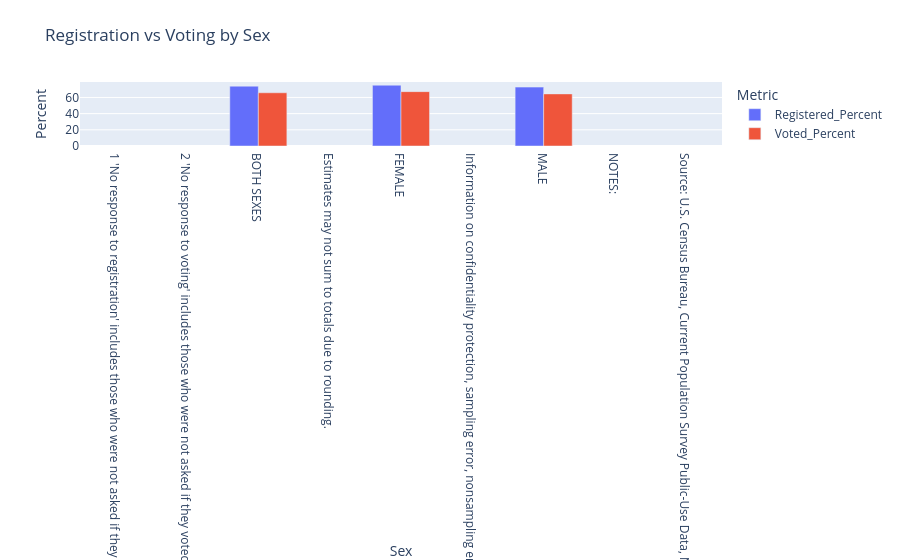

Notebook source saved alongside this figure:
### Code cell
sex_summary = (
    vote2024_fixed
    .groupby('Sex')[['Registered_Percent', 'Voted_Percent']]
    .mean()
    .reset_index()
)

fig = px.bar(
    sex_summary,
    x='Sex',
    y=['Registered_Percent', 'Voted_Percent'],
    barmode='group',
    title='Registration vs Voting by Sex',
    labels={'value': 'Percent', 'variable': 'Metric'}
)

fig.show()

### Figure 1 — Plotly figure (JSON) as saved in the notebook; plotly's stock layout.template omitted (floating-point values rounded to 4 significant figures)
{"data": [{"alignmentgroup": "True", "hovertemplate": "Metric=Registered_Percent<br>Sex=%{x}<br>Percent=%{y}<extra></extra>", "legendgroup": "Registered_Percent", "marker": {"color": "#636efa", "pattern": {"shape": ""}}, "name": "Registered_Percent", "offsetgroup": "Registered_Percent", "orientation": "v", "showlegend": true, "textposition": "auto", "type": "bar", "x": ["1 'No response to registration' includes those who were not asked if they were registered as well as those who responded 'Don't Know,' and 'Refused.'", "2 'No response to voting' includes those who were not asked if they voted as well as those who responded  'Don't Know,' and 'Refused.'", "BOTH SEXES", "Estimates may not sum to totals due to rounding.", "FEMALE", "Information on confidentiality protection, sampling error, nonsampling error, and definitions is available at <https://www.census.gov/programs-surveys/cps/technical-documentation/complete.24.html>", "MALE", "NOTES:", "Source: U.S. Census Bureau, Current Population Survey Public-Use Data, November 2024"], "xaxis": "x", "y": [NaN, NaN, 73.97, NaN, 75.15, NaN, 72.78, NaN, NaN], "yaxis": "y"}, {"alignmentgroup": "True", "hovertemplate": "Metric=Voted_Percent<br>Sex=%{x}<br>Percent=%{y}<extra></extra>", "legendgroup": "Voted_Percent", "marker": {"color": "#EF553B", "pattern": {"shape": ""}}, "name": "Voted_Percent", "offsetgroup": "Voted_Percent", "orientation": "v", "showlegend": true, "textposition": "auto", "type": "bar", "x": ["1 'No response to registration' includes those who were not asked if they were registered as well as those who responded 'Don't Know,' and 'Refused.'", "2 'No response to voting' includes those who were not asked if they voted as well as those who responded  'Don't Know,' and 'Refused.'", "BOTH SEXES", "Estimates may not sum to totals due to rounding.", "FEMALE", "Information on confidentiality protection, sampling error, nonsampling error, and definitions is available at <https://www.census.gov/programs-surveys/cps/technical-documentation/complete.24.html>", "MALE", "NOTES:", "Source: U.S. Census Bureau, Current Population Survey Public-Use Data, November 2024"], "xaxis": "x", "y": [NaN, NaN, 65.79, NaN, 67.19, NaN, 64.4, NaN, NaN], "yaxis": "y"}], "layout": {"barmode": "group", "legend": {"title": {"text": "Metric"}, "tracegroupgap": 0}, "title": {"text": "Registration vs Voting by Sex"}, "xaxis": {"anchor": "y", "domain": [0, 1], "title": {"text": "Sex"}}, "yaxis": {"anchor": "x", "domain": [0, 1], "title": {"text": "Percent"}}}}
